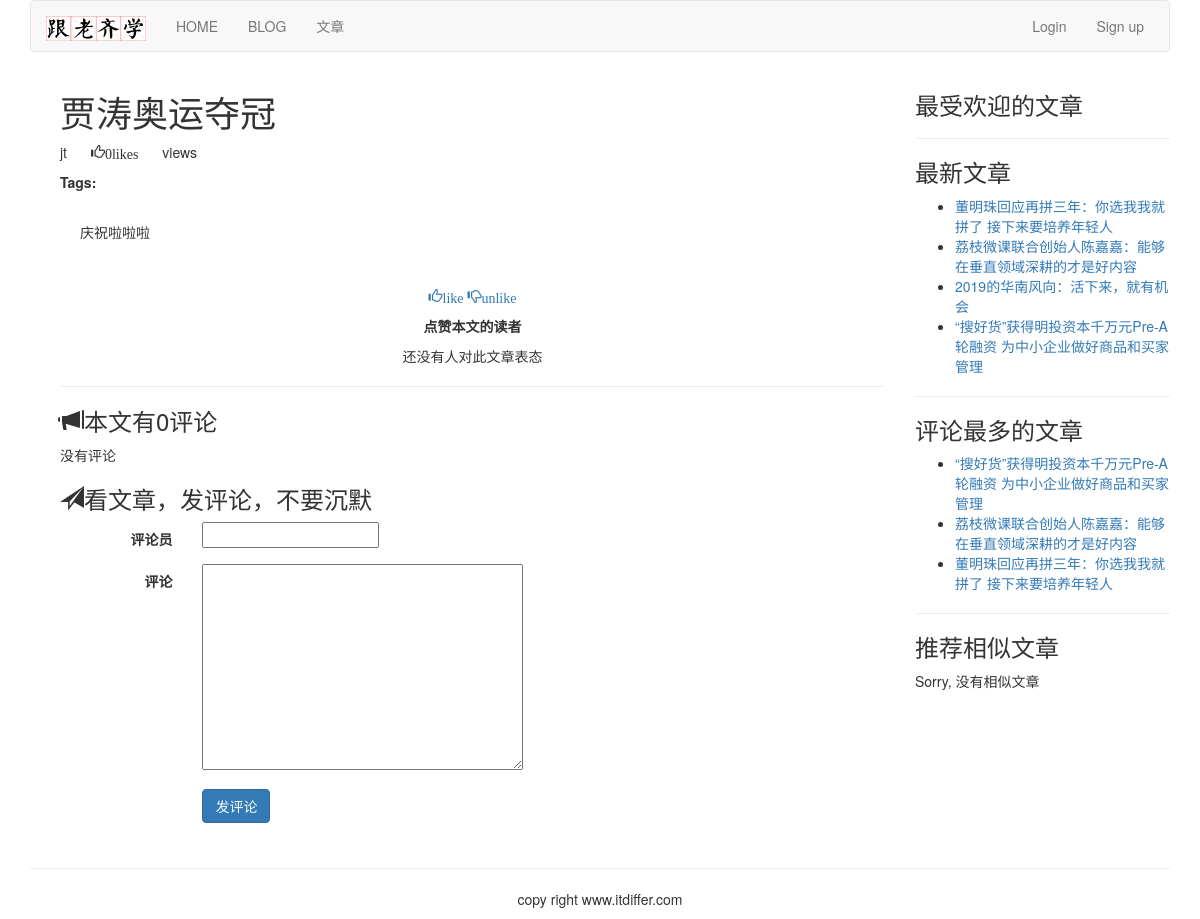
The page /article/list-article-detail/1/Jia-Tao-Ao-Yun-Duo-Guan on the database its author committed.
### article/models.py (models this page shows, shortened)
class ArticlePost(models.Model):
    author = models.ForeignKey(User, related_name="article", on_delete=models.CASCADE)
    title = models.CharField(max_length=200)
    slug = models.SlugField(max_length=500)
    column = models.ForeignKey(ArticleColumn, related_name="article_column", on_delete=models.CASCADE)
    body = models.TextField()
    created = models.DateTimeField(default=timezone.now())
    updated = models.DateTimeField(auto_now=True)
    users_like = models.ManyToManyField(User, related_name="articles_like", blank=True)
    article_tag = models.ManyToManyField(ArticleTag, related_name='article_tag', blank=True)
    class Meta:
        ordering = ("title",)
        index_together = (('id', 'slug'),)
    def get_url_path(self):
        return reverse("article:list_article_detail", args=[self.id, self.slug])

### article/list_views.py (the view)
# urls.py: url(r'^article-detail/(?P<id>\d+)/(?P<slug>[-\w]+)/$', views.article_detail, name='article_detail'),
def article_detail(request, id, slug):
    article = get_object_or_404(ArticlePost, id=id, slug=slug)
    total_views = r.incr("article:{}:views".format(article.id))
    r.zincrby('article_ranking', article.id, 1)
    article_ranking = r.zrange('article_ranking', 0, -1, desc=True)[:10]
    article_ranking_ids = [int(id) for id in article_ranking]
    most_viewed = list(ArticlePost.objects.filter(id__in=article_ranking_ids))
    most_viewed.sort(key=lambda x: article_ranking_ids.index(x.id))
    if request.method == "POST":
        comment_form = CommentForm(data=request.POST)
        if comment_form.is_valid():
            new_comment = comment_form.save(commit=False)
            new_comment.article = article
            new_comment.save()
    else:
        comment_form = CommentForm()
    article_tags_ids = article.article_tag.values_list("id", flat=True)
    similar_articles = ArticlePost.objects.filter(article_tag__in=article_tags_ids).exclude(id=article.id)
    similar_articles = similar_articles.annotate(same_tags=Count("article_tag")).order_by('-same_tags', '-created')[:4]
    return render(request, "article/list/article_detail.html",
                  {"article": article, "total_views": total_views, "most_viewed": most_viewed,
                   "comment_form": comment_form, "similar_articles": similar_articles})

### article/forms.py
class CommentForm(forms.ModelForm):
    class Meta:
        model = Comment
        fields = ("commentator", "body",)

### article/templatetags/article_tags.py (called while the page is built)
@register.inclusion_tag('article/list/latest_articles.html')
def latest_articles(n=5):
    latest_articles = ArticlePost.objects.order_by("-created")[:n]
    return {"latest_articles": latest_articles}

@register.simple_tag
def most_commented_articles(n=3):
    return ArticlePost.objects.annotate(total_comments=Count('comments')).order_by("-total_comments")[:n]

### templates/article/list/article_detail.html (shortened to what this page needs)
{% extends "base.html" %}
{% load article_tags %}
{% load staticfiles %}
{% block content %}
{% with total_likes=article.users_like.count users_like=article.users_like.all %}
<div class="container">
    <div class="col-md-9">
        <header>
            <h1>{{ article.title }}</h1>
            <p>
                {{ article.author.username }}
                <span style="margin-left:20px" class="glyphicon glyphicon-thumbs-up">{{total_likes}}like{{total_likes|pluralize}}</span>
                <span style="margin-left:20px">{{total_views}}view{{total_views|pluralize}}</span>
            </p>
            <p><span style="margin-right:10px"><strong>Tags:</strong></span>{{article.article_tag.all|join:", "}}</p>
        </header>
        <link rel="stylesheet" href="{% static 'editor/css/editormd.preview.css' %}"/>
        <div id="editormd-view">
        </div>
        <div>
            <p class="text-center">
                <a onclick="like_article({{article.id}}, 'like')" href="#">
                    <span class="glyphicon glyphicon-thumbs-up">like</span></a>
                <a onclick="like_article({{article.id}}, 'unlike')" href="#">
                    <span class="glyphicon glyphicon-thumbs-down">unlike</span></a>
            </p>
        </div>
        <div>
            <p class="text-center"><strong>点赞本文的读者</strong></p>
            {% for user in article.users_like.all %}
            <p class="text-center">{{user.username}}</p>
            {% empty %}
            <p class="text-center">还没有人对此文章表态</p>
            {% endfor %}
        </div>
        <hr>
        <div>
            <h3><span class="glyphicon glyphicon-bullhorn"></span>本文有{{article.comments.count}}评论</h3>
            {% for comment in article.comments.all %}
            <div>
                <p><strong>{{comment.commentator}}</strong>说：</p>
                <p style="margin-left:40px">{{comment.body}}</p>
            </div>
            {% empty %}
            <p>没有评论</p>
            {% endfor %}
            <h3><span class="glyphicon glyphicon-send"></span>看文章，发评论，不要沉默</h3>
            <form action="{{list_article_detail}}" method="post" class="form-horizontal" role="form">
                <div class="form-group">
                    <label for="inputEmail3" class="col-sm-2 control-label">评论员</label>
                    <div class="col-sm-10">{{comment_form.commentator}}</div>
                </div>
                <div class="form-group">
                    <label for="inputEmail3" class="col-sm-2 control-label">评论</label>
                    <div class="col-sm-10">{{comment_form.body}}</div>
                </div>
                <div class="form-group">
                    <div class="col-sm-offset-2 col-sm-10">
                        <p><input type="submit" name="" value="发评论" class="btn btn-primary"></p>
                    </div>
                </div>
            </form>
        </div>
    </div>
    <div class="col-md-3">
        <p class="text-center">
        <h3>最受欢迎的文章</h3></p>
        <hr>
        <p class="text-center">
        <h3>最新文章</h3></p>
        {% latest_articles 4 %}
        <hr>
        <p class="text-center">
        <h3>评论最多的文章</h3></p>
        {% most_commented_articles as most_comments %}
        <ul>
            {% for comment_article in most_comments %}
            <li>
                <a href="{{comment_article.get_url_path}}">{{comment_article.title}}</a>
            </li>
            {% endfor %}
        </ul>
        <hr>
        <p class="text-center">
        <h3>推荐相似文章</h3></p>
        {% for similar in similar_articles %}
        <p><a href="{{similar.get_url_path}}"> {{similar.title}}</a></p>
        {% empty %}
        <p>Sorry, 没有相似文章</p>
        {% endfor %}
    </div>
</div>
{% endwith %}
{% endblock %}

### templates/article/list/latest_articles.html
<ul>
    {% for article in latest_articles %}
    <li><a href="{{article.get_url_path}}">{{article.title}}</a></li>
    {% endfor %}
</ul>

### static/editor/css/editormd.preview.css (style rules this page uses)
.markdown-body { -ms-text-size-adjust: 100%; -webkit-text-size-adjust: 100%; color: #333; overflow: hidden; font-family: "Microsoft YaHei", Helvetica, "Meiryo UI", "Malgun Gothic", "Segoe UI", "Trebuchet MS", "Monaco", monospace, Tahoma, STXihei, "华文细黑", STHeiti, "Helvetica Neue", "Droid Sans", "wenquanyi micro hei", FreeSans, Arimo, Arial, SimSun, "宋体", Heiti, "黑体", sans-serif; font-size: 16px; line-height: 1.6; word-wrap: break-word; }
.editormd-preview-container, .editormd-html-preview { text-align: left; font-size: 14px; line-height: 1.6; padding: 20px; overflow: auto; width: 100%; background-color: #fff; }

### rows shown on the page
ArticlePost: title "贾涛奥运夺冠", author.username "jt", comments.count "0"
ArticlePost: title "董明珠回应再拼三年：你选我我就拼了 接下来要培养年轻人"
ArticlePost: title "荔枝微课联合创始人陈嘉嘉：能够在垂直领域深耕的才是好内容"
ArticlePost: title "2019的华南风向：活下来，就有机会"
ArticlePost: title "“搜好货”获得明投资本千万元Pre-A轮融资 为中小企业做好商品和买家管理"

### other values the page prints
{{ total_likes }} "0"
